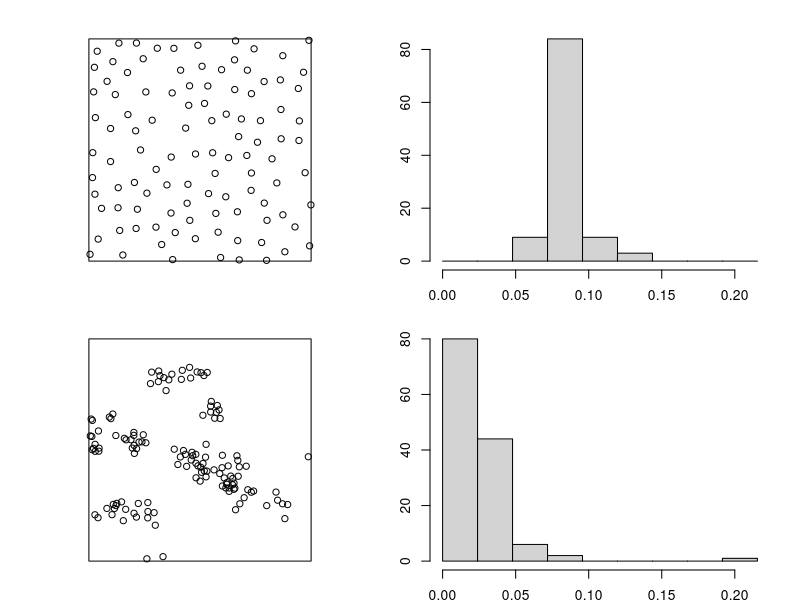

The R source for this figure:
## ---- chunk 1
library(spatstat)
## ---- chunk 2
pp1 <- rSSI(0.07, n = 105)
pp2 <- rThomas(10, 0.03, 10)
## ---- chunk 3
nn1 <- nndist(pp1)
nn2 <- nndist(pp2)
breaks <- seq(0, max(nn2), length.out = 10)
## ---- chunk 4
par(mfrow = c(2, 2), mai = rep(0.3, 4))

plot(pp1, main = "")
hist(nn1, main = "", xlab = "Distance", ylab = "Frequency", breaks = breaks)
plot(pp2, main = "")
hist(nn2, main = "", xlab = "Distance", ylab = "Frequency", breaks = breaks)
## ---- chunk 5
#| code-fold: true
# License (MIT)
#
# Copyright (c) 2023 David O'Sullivan
#
# Permission is hereby granted, free of charge, to any person
# obtaining a copy of this software and associated documentation
# files (the "Software"), to deal in the Software without restriction,
# including without limitation the rights to use, copy, modify, merge,
# publish, distribute, sublicense, and/or sell copies of the Software,
# and to  permit persons to whom the Software is furnished to do so,
# subject to the following conditions:
#
# The above copyright notice and this permission notice shall be included
# in all copies or substantial portions of the Software.
#
# THE SOFTWARE IS PROVIDED "AS IS", WITHOUT WARRANTY OF ANY KIND, EXPRESS
# OR IMPLIED, INCLUDING BUT NOT LIMITED TO THE WARRANTIES OF MERCHANTABILITY,
# FITNESS FOR A PARTICULAR PURPOSE AND NONINFRINGEMENT. IN NO EVENT SHALL
# THE AUTHORS OR COPYRIGHT HOLDERS BE LIABLE FOR ANY CLAIM, DAMAGES OR OTHER
# LIABILITY, WHETHER IN AN ACTION OF CONTRACT, TORT OR OTHERWISE, ARISING
# FROM, OUT OF OR IN CONNECTION WITH THE SOFTWARE OR THE USE OR OTHER
# DEALINGS IN THE SOFTWARE.
